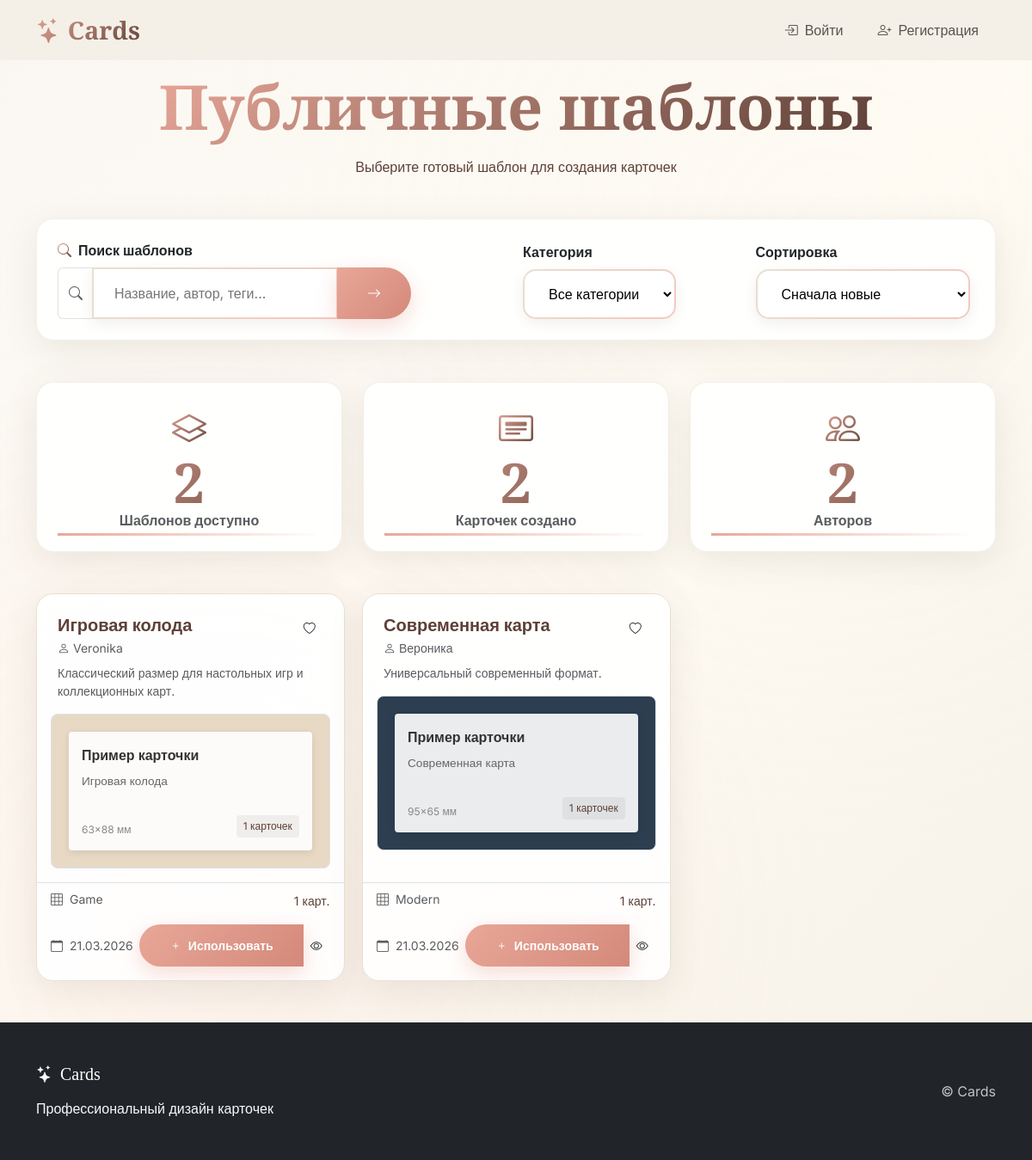
Page /templates/public_templates on the committed database.
### card_data/cards.py (models this page shows)
class Template(SqlAlchemyBase):
    __tablename__ = 'templates'
    id = sqlalchemy.Column(sqlalchemy.Integer,
                           primary_key=True, autoincrement=True)
    name = sqlalchemy.Column(sqlalchemy.String, nullable=True)
    width = sqlalchemy.Column(sqlalchemy.Integer, default=63)
    height = sqlalchemy.Column(sqlalchemy.Integer, default=88)
    background_color = sqlalchemy.Column(sqlalchemy.String, default='#FFFFFF')
    back_title = sqlalchemy.Column(sqlalchemy.String, default='Название игры')
    back_background_color = sqlalchemy.Column(sqlalchemy.String, default='#FFFFFF')
    back_image_filename = sqlalchemy.Column(sqlalchemy.String, nullable=True)
    back_title_x = sqlalchemy.Column(sqlalchemy.Integer, default=10)
    back_title_y = sqlalchemy.Column(sqlalchemy.Integer, default=10)
    back_title_font_size = sqlalchemy.Column(sqlalchemy.Integer, default=16)
    back_image_x = sqlalchemy.Column(sqlalchemy.Integer, default=10)
    back_image_y = sqlalchemy.Column(sqlalchemy.Integer, default=40)
    back_image_width = sqlalchemy.Column(sqlalchemy.Integer, default=80)
    back_image_height = sqlalchemy.Column(sqlalchemy.Integer, default=80)
    is_private = sqlalchemy.Column(sqlalchemy.Boolean, default=True)
    category = sqlalchemy.Column(sqlalchemy.String, default='other')
    tags = sqlalchemy.Column(sqlalchemy.String, nullable=True)
    description = sqlalchemy.Column(sqlalchemy.String, nullable=True)
    likes_count = sqlalchemy.Column(sqlalchemy.Integer, default=0)
    views_count = sqlalchemy.Column(sqlalchemy.Integer, default=0)
    created_date = sqlalchemy.Column(sqlalchemy.DateTime,
                                     default=datetime.datetime.now)
    user_id = sqlalchemy.Column(sqlalchemy.Integer,
                                sqlalchemy.ForeignKey("users.id"))
    user = orm.relationship('User', back_populates='templates')
    cards = orm.relationship("Card", back_populates='template')

### card_data/users.py (models this page shows, shortened)
class User(SqlAlchemyBase, UserMixin):
    __tablename__ = 'users'
    id = sqlalchemy.Column(sqlalchemy.Integer,
                           primary_key=True, autoincrement=True)
    name = sqlalchemy.Column(sqlalchemy.String, nullable=True)
    about = sqlalchemy.Column(sqlalchemy.String, nullable=True)
    email = sqlalchemy.Column(sqlalchemy.String,
                              index=True, unique=True, nullable=True)
    hashed_password = sqlalchemy.Column(sqlalchemy.String, nullable=True)
    created_date = sqlalchemy.Column(sqlalchemy.DateTime,
                                     default=datetime.datetime.now)
    templates = orm.relationship("Template", back_populates='user')
    cards = orm.relationship("Card", back_populates='user')  # ДОБАВЛЯЕМ

### logics/templates_logic.py (the view, shortened to what this page needs)
@templates_bp.route('/public_templates')
def public_templates():
    db_sess = create_session()
    try:
        category = request.args.get('category', '')
        search = request.args.get('search', '')
        sort_by = request.args.get('sort', 'newest')
        query = db_sess.query(Template).options(
            joinedload(Template.user),
            joinedload(Template.cards)
        ).filter(Template.is_private == False)
        if category and category != 'all':
            query = query.filter(Template.category == category)
        if sort_by == 'popular':
            query = query.order_by(Template.likes_count.desc())
        elif sort_by == 'cards':
            query = query.outerjoin(Template.cards)
            query = query.group_by(Template.id).order_by(func.count(Template.cards).desc())
        elif sort_by == 'views':
            query = query.order_by(Template.views_count.desc())
        else:
            query = query.order_by(Template.created_date.desc())
        templates = query.all()
        total_cards = sum(len(template.cards) for template in templates)
        author_ids = set()
        for template in templates:
            if template.user_id:
                author_ids.add(template.user_id)
        authors_count = len(author_ids)
        categories_stats = {}
        for template in templates:
            cat = template.category
            categories_stats[cat] = categories_stats.get(cat, 0) + 1
        return render_template('public_templates.html',
                               title='Публичные шаблоны',
                               templates=templates,
                               total_cards=total_cards,
                               authors_count=authors_count,
                               categories_stats=categories_stats,
                               current_category=category,
                               search_query=search,
                               sort_by=sort_by)
    finally:
        db_sess.close()

### templates/public_templates.html (shortened to what this page needs)
{% extends "base.html" %}
{% block content %}
<div class="container">
    <div class="text-center mb-5">
        <h1 class="display-2 display-font fw-bold mb-3">
            <span class="text-gradient">Публичные шаблоны</span>
        </h1>
        <p class="text-lead">Выберите готовый шаблон для создания карточек</p>
    </div>
    <div class="premium-card p-4 mb-5">
        <div class="row g-3 align-items-end">
            <div class="col-md-6">
                <label class="form-label fw-semibold text-dark mb-2">
                    <i class="bi bi-search me-2 text-gradient"></i>Поиск шаблонов
                </label>
                <div class="input-group">
                    <span class="input-group-text bg-transparent border-end-0">
                        <i class="bi bi-search text-muted"></i>
                    </span>
                    <input type="text" class="form-control-premium" placeholder="Название, автор, теги..." id="searchInput">
                    <button class="btn btn-premium" onclick="performSearch()">
                        <i class="bi bi-arrow-right"></i>
                    </button>
                </div>
            </div>
            <div class="col-md-3">
                <label class="form-label fw-semibold text-dark mb-2">Категория</label>
                <select class="form-control-premium" id="categoryFilter" onchange="filterTemplates()">
                    <option value="">Все категории</option>
                </select>
            </div>
            <div class="col-md-3">
                <label class="form-label fw-semibold text-dark mb-2">Сортировка</label>
                <select class="form-control-premium" id="sortFilter" onchange="sortTemplates()">
                    <option value="newest">Сначала новые</option>
                </select>
            </div>
        </div>
    </div>
    <div class="row g-4 mb-5">
        <div class="col-md-4">
            <div class="premium-card p-4 text-center">
                <i class="bi bi-layers fs-1 text-gradient mb-3"></i>
                <div class="stats-number">{{ templates|length }}</div>
                <p class="text-muted mb-0 fw-semibold">Шаблонов доступно</p>
            </div>
        </div>
        <div class="col-md-4">
            <div class="premium-card p-4 text-center">
                <i class="bi bi-card-heading fs-1 text-gradient mb-3"></i>
                <div class="stats-number">{{ total_cards }}</div>
                <p class="text-muted mb-0 fw-semibold">Карточек создано</p>
            </div>
        </div>
        <div class="col-md-4">
            <div class="premium-card p-4 text-center">
                <i class="bi bi-people fs-1 text-gradient mb-3"></i>
                <div class="stats-number">{{ authors_count }}</div>
                <p class="text-muted mb-0 fw-semibold">Авторов</p>
            </div>
        </div>
    </div>
    {% if templates %}
    <div class="template-grid-premium" id="templatesGrid">
        {% for template in templates %}
        {% set cards_count = template.cards|length if template.cards is iterable else 0 %}
        <div class="grid-item"
             data-category="{{ template.category or 'other' }}"
             data-cards="{{ cards_count }}"
             data-name="{{ template.name or ''|lower }}"
             data-date="{{ template.created_date.timestamp() if template.created_date else 0 }}">
            <div class="premium-card h-100 template-card">
                <div class="template-header p-4 pb-2">
                    <div class="d-flex justify-content-between align-items-start">
                        <div class="flex-grow-1">
                            <h5 class="fw-bold mb-1 template-title">{{ template.name or 'Без названия' }}</h5>
                            <div class="d-flex align-items-center text-muted small">
                                <i class="bi bi-person me-1"></i>
                                <span class="template-author">{{ template.user.name if template.user else 'Неизвестный автор' }}</span>
                            </div>
                        </div>
                        <button class="btn btn-sm btn-outline-premium" onclick="toggleFavorite({{ template.id }}, this)">
                            <i class="bi bi-heart"></i>
                        </button>
                    </div>
                    {% if template.description %}
                    <p class="text-muted small mt-2 mb-0">{{ template.description[:100] }}{% if template.description|length > 100 %}...{% endif %}</p>
                    {% endif %}
                </div>
                <div class="template-preview p-3 pt-2">
                    <div class="template-preview-box"
                         style="background-color: {{ template.background_color or '#FFFFFF' }};
                                border: 1px solid #dee2e6;
                                border-radius: 8px;
                                height: 180px;
                                position: relative;
                                overflow: hidden;
                                cursor: pointer;"
                         onclick="showTemplateDetails({{ template.id }})">
                        <div class="card-example" style="position: absolute; top: 20px; left: 20px; right: 20px; bottom: 20px; padding: 15px;">
                            <div style="font-weight: 600; color: #333; margin-bottom: 8px;">Пример карточки</div>
                            <div style="font-size: 0.85rem; color: #666; margin-bottom: 10px;">{{ template.name or 'Название' }}</div>
                            {% if cards_count > 0 %}
                            <div style="position: absolute; bottom: 15px; right: 15px; background: rgba(0,0,0,0.05); padding: 4px 8px; border-radius: 4px; font-size: 0.75rem;">
                                {{ cards_count }} карточек
                            </div>
                            {% endif %}
                            <div style="position: absolute; bottom: 15px; left: 15px; font-size: 0.75rem; color: #888;">
                                {{ template.width or 85 }}×{{ template.height or 55 }} мм
                            </div>
                        </div>
                    </div>
                </div>
                <div class="template-footer p-3 pt-2 border-top">
                    <div class="row g-2">
                        <div class="col-6">
                            <div class="text-muted small">
                                <i class="bi bi-grid-3x3 me-1"></i>
                                <span>{{ template.category|default('other')|title }}</span>
                            </div>
                        </div>
                        <div class="col-6 text-end">
                            <span class="badge-premium small">
                                {{ cards_count }} карт.
                            </span>
                        </div>
                    </div>
                    <div class="d-flex justify-content-between align-items-center mt-3">
                        <div class="text-muted small">
                            <i class="bi bi-calendar me-1"></i>
                            <span class="template-date">
                                {% if template.created_date %}
                                    {{ template.created_date.strftime('%d.%m.%Y') }}
                                {% endif %}
                            </span>
                        </div>
                        <div class="btn-group">
                            <a href="{{ url_for('cards.create_card', template_id=template.id) }}"
                               class="btn btn-sm btn-premium">
                                <i class="bi bi-plus me-1"></i> Использовать
                            </a>
                            <button class="btn btn-sm btn-outline-premium" onclick="showTemplateDetails({{ template.id }})">
                                <i class="bi bi-eye"></i>
                            </button>
                        </div>
                    </div>
                </div>
            </div>
        </div>
        {% endfor %}
    </div>
    {% endif %}
</div>
{% endblock %}

### rows in the picture
Template: name "Игровая колода", user "Veronika", description "Классический размер для настольных игр и коллекционных карт.", cards_count "1", width "63", height "88", category "Game", created_date "21.03.2026"
Template: name "Современная карта", user "Вероника", description "Универсальный современный формат.", cards_count "1", width "95", height "65", category "Modern", created_date "21.03.2026"

### other values in the picture
{{ templates|length }} "2"
{{ total_cards }} "2"
{{ authors_count }} "2"
